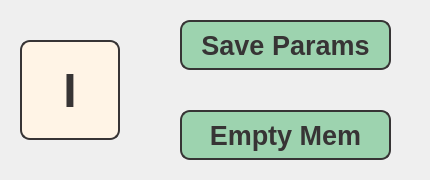
<?xml version="1.0" encoding="UTF-8"?>
<ui version="4.0">
 <class>MemoryDialog</class>
 <widget class="QDialog" name="MemoryDialog">
  <property name="geometry">
   <rect>
    <x>0</x>
    <y>0</y>
    <width>430</width>
    <height>180</height>
   </rect>
  </property>
  <property name="windowTitle">
   <string>Dialog</string>
  </property>
  <widget class="QPushButton" name="mem1Button">
   <property name="geometry">
    <rect>
     <x>20</x>
     <y>40</y>
     <width>100</width>
     <height>100</height>
    </rect>
   </property>
   <property name="minimumSize">
    <size>
     <width>100</width>
     <height>100</height>
    </size>
   </property>
   <property name="font">
    <font>
     <family>Liberation Sans</family>
     <pointsize>36</pointsize>
     <weight>75</weight>
     <bold>true</bold>
    </font>
   </property>
   <property name="focusPolicy">
    <enum>Qt::NoFocus</enum>
   </property>
   <property name="styleSheet">
    <string notr="true">color: rgb(55, 52, 53);
background-color: rgb(255, 244, 230);
border-radius: 10px;
border:2px solid rgb(55, 52, 53);</string>
   </property>
   <property name="text">
    <string>I</string>
   </property>
  </widget>
  <widget class="QPushButton" name="saveButton">
   <property name="geometry">
    <rect>
     <x>180</x>
     <y>20</y>
     <width>211</width>
     <height>50</height>
    </rect>
   </property>
   <property name="minimumSize">
    <size>
     <width>100</width>
     <height>50</height>
    </size>
   </property>
   <property name="font">
    <font>
     <family>Liberation Sans</family>
     <pointsize>20</pointsize>
     <weight>75</weight>
     <bold>true</bold>
    </font>
   </property>
   <property name="focusPolicy">
    <enum>Qt::NoFocus</enum>
   </property>
   <property name="styleSheet">
    <string notr="true">color: rgb(55, 52, 53);
background-color: rgb(157, 211, 175);
border-radius: 10px;
border:2px solid rgb(55, 52, 53);</string>
   </property>
   <property name="text">
    <string>Save Params</string>
   </property>
  </widget>
  <widget class="QPushButton" name="emptyButton">
   <property name="geometry">
    <rect>
     <x>180</x>
     <y>110</y>
     <width>211</width>
     <height>50</height>
    </rect>
   </property>
   <property name="minimumSize">
    <size>
     <width>100</width>
     <height>50</height>
    </size>
   </property>
   <property name="font">
    <font>
     <family>Liberation Sans</family>
     <pointsize>20</pointsize>
     <weight>75</weight>
     <bold>true</bold>
    </font>
   </property>
   <property name="focusPolicy">
    <enum>Qt::NoFocus</enum>
   </property>
   <property name="styleSheet">
    <string notr="true">color: rgb(55, 52, 53);
background-color: rgb(157, 211, 175);
border-radius: 10px;
border:2px solid rgb(55, 52, 53);</string>
   </property>
   <property name="text">
    <string>Empty Mem</string>
   </property>
  </widget>
 </widget>
 <resources>
  <include location="stretcher3_res.qrc"/>
 </resources>
 <connections/>
</ui>
